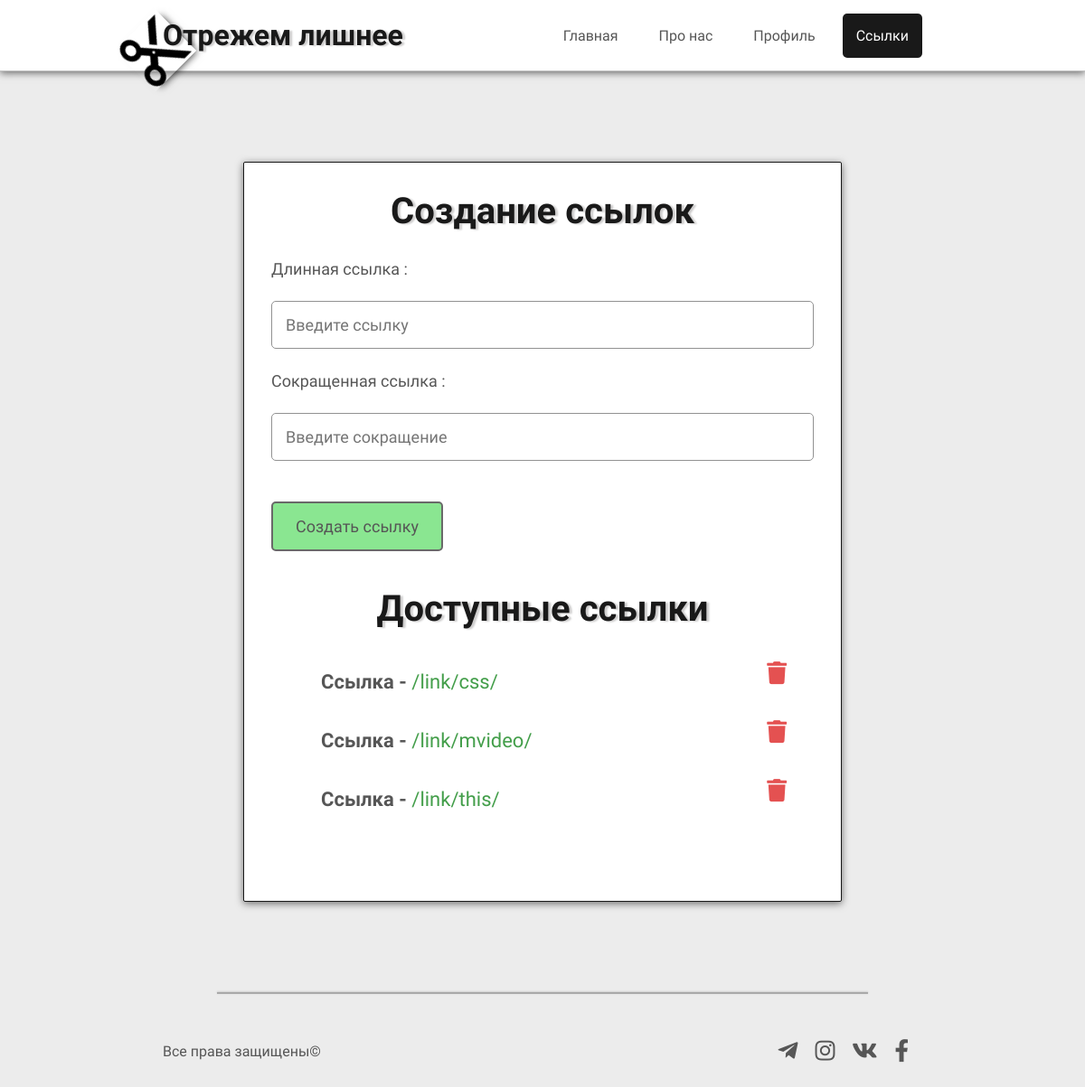
Page /user/profile/links/Admin (signed in) on the committed database.
### users/models.py (models this page shows, shortened)
class Link(models.Model):
    long_link = models.URLField(max_length=500,
                                verbose_name="Длинная ссылка",
                                validators=[MaxLengthValidator(250), URLValidator()],)
    reduced_link = models.CharField(max_length=100,
                                    verbose_name="Сокращенная ссылка",
                                    validators=[MaxLengthValidator(20)],
                                    unique=True)
    author = models.ForeignKey(User,
                               on_delete=models.CASCADE)

### users/views.py (the view, shortened to what this page needs)
# urls.py: path('profile/links/<str:username>', views.UserLinks.as_view(), name="links"),
class UserLinks(LoginRequiredMixin, SuccessMessageMixin, CreateView):
    model = Link
    fields = ['long_link', 'reduced_link']
    template_name = 'users/links.html'
    context_object_name = 'form'
    success_message = 'Ссылка была успешно добавлена.'
    def get_form(self, form_class=None):
        if form_class is None:
            form_class = self.get_form_class()
        form = super(UserLinks, self).get_form(form_class)
        form.fields['long_link'].widget = forms.TextInput(attrs={'placeholder': 'Введите ссылку',
                                                                 'class': 'input'})
        form.fields['reduced_link'].widget = forms.TextInput(attrs={'placeholder': 'Введите сокращение',
                                                                    'class': 'input'})
        return form
    def get_context_data(self, **kwards):
        context = super(UserLinks, self).get_context_data(**kwards)
        context['title'] = f"Ссылки {self.kwargs.get('username')}"
        context['links'] = list(Link.objects.filter(author=self.request.user).values())
        return context

### users/templates/users/links.html (shortened to what this page needs)
{% extends 'reduces/index.html' %}
{% block page_links %}active_page{% endblock %}
{% block main_block %}
<div class="form">
    <h2>Создание ссылок</h2>
    <form method="POST">
        {% for field in form %}
            <div class="field">
                <label for="{{ field.id_for_label }}" class="label">{{ field.label }} :</label>
                {{ field }}
            </div>
        {% endfor %}
        <button type="submit" class="btn btn_link mt-5">Создать ссылку</button>
    </form>
    <div class="links_profile">
        <h2>Доступные ссылки</h2>
        <div class="links_list">
            {% for link in links %}
            <div class="links_item">
                <p>Ссылка - <a href="{{ link.long_link }}" target="_blank">/link/{{ link.reduced_link }}/</a></p>
                <a href="{% url 'link_delete' user link.id %}" class="delete"><i class="fas fa-trash"></i></a>
            </div>
            {% endfor %}
        </div>
    </div>
</div>
{% endblock main_block %}

### reduces/static/reduces/css/main.css (style rules this page uses)
* { margin: 0; padding: 0; text-decoration: none; font-family: 'Ubuntu', sans-serif; font-weight: 400; color: #565656; }
h1, h2, h3, h4, h5, h6 { font-family: 'PT Sans Narrow', sans-serif; font-weight: 700; color: #191919; text-shadow: 3px 1px 2px rgba(206, 205, 205, 1); }
.btn { border: 2px solid silver; border-radius: 5px; padding: 15px 25px; font-size: 18px; cursor: pointer; }
.btn_link { border-color: #696969; background-color: #8ae691; transition: all 300ms ease; }
.mt-5 { margin-top: 20px; }
body { width: 100%; box-sizing: content-box; background-color: #ececec; }
.form { width: 50%; margin-left: auto; margin-right: auto; border: 1px solid #191919; border-radius: 2px; padding: 30px; -webkit-box-shadow: 0px 2px 8px 0px rgba(107,107,107,1); -moz-box-shadow: 0px 2px 8px 0px rgba(107,107,107,1); box-shadow: 0px 2px 8px 0px rgba(107,107,107,1); background-color: #fff; box-sizing: content-box; }
.form h2:only-of-type { font-size: 40px; text-align: center; }
.form form { margin-top: 30px; }
.form form .field { display: flex; flex-direction: column; }
.label { font-weight: 500; font-size: 18px; }
.field input, .input { width: 100%; border-radius: 5px; padding: 15px; outline: none; box-sizing: border-box; font-size: 18px; color: #929292; border: 1px solid #929292; margin-top: 25px; margin-bottom: 25px; }
.form form button { align-self: flex-end; }
.links_profile { margin-top: 40px; margin-bottom: 40px; }
.links_profile h2 { margin-bottom: 35px; }
.links_profile .links_list { margin-left: 5%; margin-right: 5%; display: flex; flex-direction: column; position: relative; }
.links_profile .links_list .links_item { display: flex; flex-wrap: nowrap; justify-content: space-between; }
.links_profile .links_list .links_item p { font-size: 22px; font-family: 'PT Sans Narrow', sans-serif; font-weight: 700; margin-bottom: 20px; border-radius: 3px; padding: 10px 25px; overflow-x: scroll; width: 85% }
.links_profile .links_list .links_item .delete, .links_profile .links_list .links_item p a { display: inline-block; color: #439e4a; transition: all 200ms ease; }
.links_profile .links_list .links_item .delete i { color: #e45151; font-size: 25px; }

### rows in the picture
Link: reduced_link "css"
Link: reduced_link "mvideo"
Link: reduced_link "this"

### other values in the picture
{{ field.label }} "Длинная ссылка" "Сокращенная ссылка"
